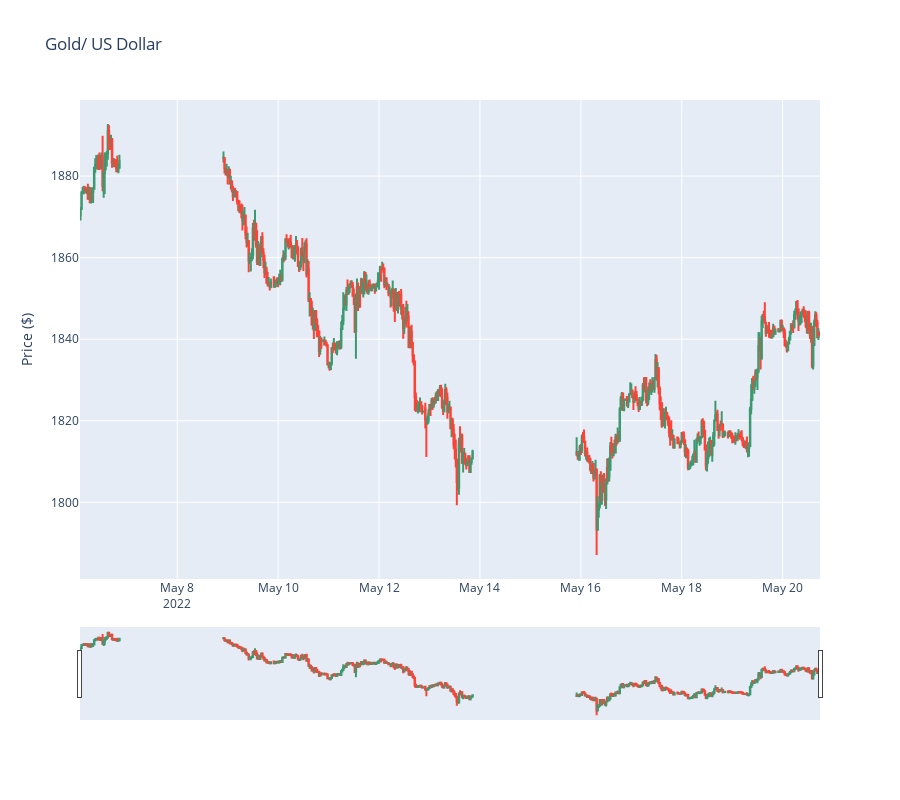

The notebook cell this image was saved under:
### Code cell
fig = go.Figure(data=[go.Candlestick(x=df['date'],
                open=df['askopen'], high=df['askhigh'],
                low=df['asklow'], close=df['askclose'])
                     ])

fig.update_layout(xaxis_rangeslider_visible=True, width=900, 
                  height=800, title="Gold/ US Dollar",
                  yaxis_title='Price ($)')
fig.show()

### Figure 1 — Plotly figure (JSON) as saved in the notebook; plotly's stock layout.template omitted (floating-point values rounded to 4 significant figures; data arrays with more than 128 entries replaced by an {"elided": "..."} marker saying what was removed)
{"data": [{"close": {"elided": "500 float values"}, "high": {"elided": "500 float values"}, "low": {"elided": "500 float values"}, "open": {"elided": "500 float values"}, "type": "candlestick", "x": {"elided": "500 str values"}}], "layout": {"height": 800, "title": {"text": "Gold/ US Dollar"}, "width": 900, "xaxis": {"autorange": true, "range": ["2022-05-06 01:45", "2022-05-20 17:45"], "rangeslider": {"autorange": true, "range": ["2022-05-06 01:45", "2022-05-20 17:45"], "visible": true, "yaxis": {"_template": null, "rangemode": "match"}}, "type": "date"}, "yaxis": {"autorange": true, "range": [1781.0, 1899.0], "title": {"text": "Price ($)"}}}}
